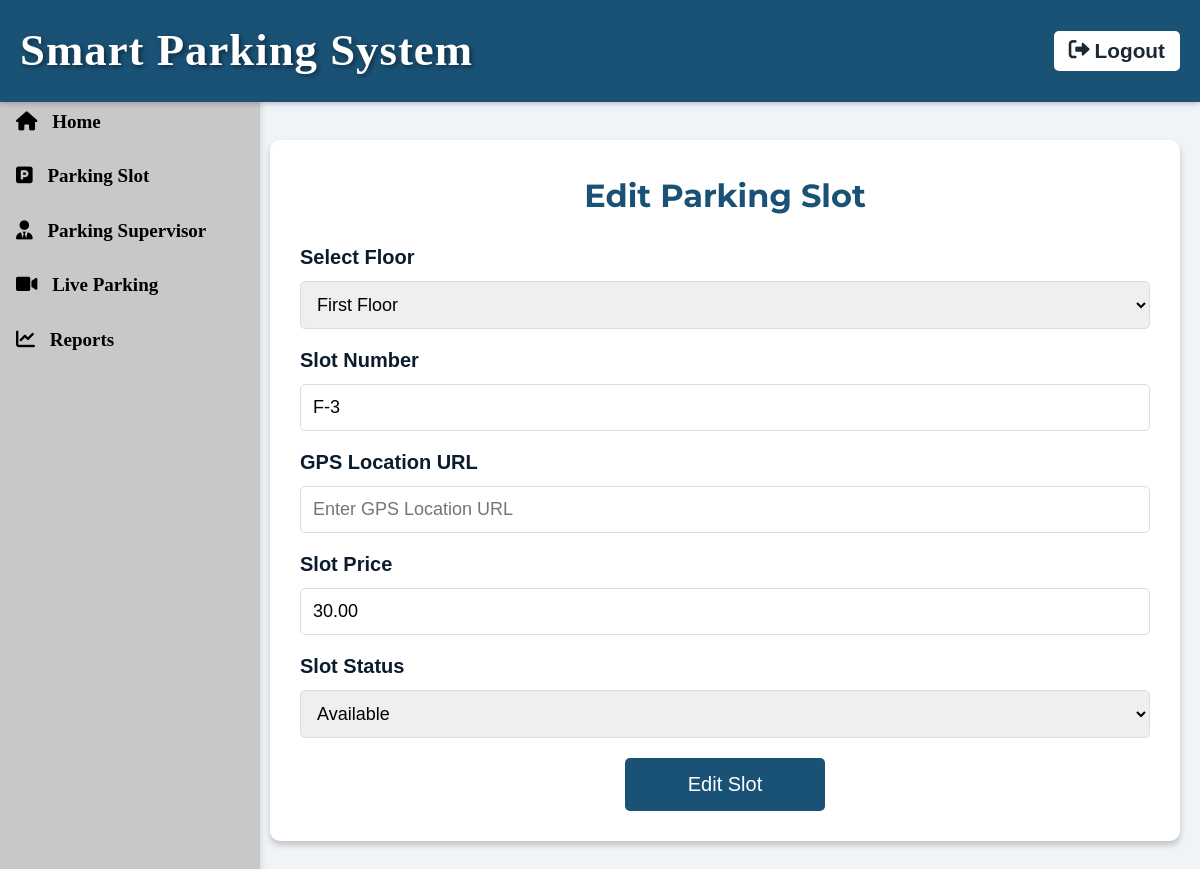
Page /edit_slot.php?slot_id=14 on the committed database.
### tables this page shows
CREATE TABLE `slots` (
  `slot_id` int(11) NOT NULL,
  `floor_id` int(11) NOT NULL,
  `slot_number` varchar(20) NOT NULL,
  `status` enum('available','booked','parked') DEFAULT 'available',
  `created_at` timestamp NOT NULL DEFAULT current_timestamp(),
  `slot_price` decimal(10,2) NOT NULL DEFAULT 30.00,
  `gps_location` varchar(255) DEFAULT NULL
);

### edit_slot.php (the view, shortened to what this page needs)
<?php
$host = 'localhost';
$dbname = 'mall';
$username = 'root';
$password = '';
try {
    $pdo = new PDO("mysql:host=$host;dbname=$dbname;charset=utf8mb4", $username, $password, [
        PDO::ATTR_ERRMODE => PDO::ERRMODE_EXCEPTION,
        PDO::ATTR_EMULATE_PREPARES => false
    ]);
} catch (PDOException $e) {
    error_log("Database Connection Error: " . $e->getMessage());
    die("Database connection failed. Please contact the system administrator.");
}
function sanitizeInput($input) {
    $input = trim($input);
    $input = stripslashes($input);
    $input = htmlspecialchars($input, ENT_QUOTES, 'UTF-8');
    return $input;
}
try {
    $floorsStmt = $pdo->query("SELECT DISTINCT floor_name FROM floors ORDER BY floor_name");
    $floors = $floorsStmt->fetchAll(PDO::FETCH_COLUMN);
} catch (PDOException $e) {
    error_log("Floors Fetch Error: " . $e->getMessage());
    $floors = [];
}
$slotDetails = null;
$slotId = isset($_GET['slot_id']) ? sanitizeInput($_GET['slot_id']) : null;
if ($slotId) {
    try {
        $slotStmt = $pdo->prepare("
            SELECT s.slot_id, f.floor_name, s.slot_number, s.gps_location, s.slot_price, s.status
            FROM slots s
            JOIN floors f ON s.floor_id = f.floor_id
            WHERE s.slot_id = ?
        ");
        $slotStmt->execute([$slotId]);
        $slotDetails = $slotStmt->fetch(PDO::FETCH_ASSOC);
    } catch (PDOException $e) {
        error_log("Slot Fetch Error: " . $e->getMessage());
        die("Error fetching slot details.");
    }
}
?>
<!DOCTYPE html>
<html lang="en">
<head>
    <link href="https://cdnjs.cloudflare.com/ajax/libs/font-awesome/6.0.0/css/all.min.css" rel="stylesheet">
</head>
<body>
    <div class="topbar">
        <div class="topbar-title">Smart Parking System</div>
        <button class="logout-btn">
            <li><a href="main.html"><i class="fas fa-sign-out-alt"></i> Logout</a></li>
        </button>
    </div>
    <div class="dashboard-container">
        <nav class="sidebar">
            <ul class="sidebar-nav">
                <li><a href="index.php"><i class="fas fa-home"></i> Home</a></li>
                <li><a href="add_slot.php"><i class="fas fa-parking"></i> Parking Slot</a></li>
                <li><a href="add_parking_supervisor.php"><i class="fas fa-user-tie"></i> Parking Supervisor</a></li>
                <li><a href="live_parking.php"><i class="fas fa-video"></i> Live Parking</a></li>
                <li><a href="report.php"><i class="fas fa-chart-line"></i> Reports</a></li>
            </ul>
        </nav>
        <div class="main-content">
            <div class="edit-slot-container">
                <?php if ($slotDetails): ?>
                <h1 style="text-align: center; margin-bottom: 20px; color: var(--primary-color);">Edit Parking Slot</h1>
                <form id="editSlotForm">
                    <div class="form-group">
                        <label for="floor">Select Floor</label>
                        <select id="floor" name="floor" required>
                            <?php
                            foreach ($floors as $floor) {
                                $selected = ($floor === $slotDetails['floor_name']) ? 'selected' : '';
                                echo "<option value='" . htmlspecialchars($floor) . "' $selected>" . htmlspecialchars($floor) . "</option>";
                            }
                            ?>
                        </select>
                    </div>
                    <div class="form-group">
                        <label for="slotNumber">Slot Number</label>
                        <input type="text" id="slotNumber" name="slot_number"
                               value="<?php echo htmlspecialchars($slotDetails['slot_number']); ?>" required>
                    </div>
                    <div class="form-group">
                        <label for="gpsLocation">GPS Location URL</label>
                        <input type="url" id="gpsLocation" name="gps_location"
                               value="<?php echo htmlspecialchars($slotDetails['gps_location'] ?? ''); ?>"
                               placeholder="Enter GPS Location URL">
                    </div>
                    <div class="form-group">
                        <label for="slotPrice">Slot Price</label>
                        <input type="number" id="slotPrice" name="slot_price"
                               value="<?php echo htmlspecialchars($slotDetails['slot_price']); ?>"
                               step="0.01" placeholder="Enter Slot Price" required>
                    </div>
                    <div class="form-group">
                        <label for="status">Slot Status</label>
                        <select id="status" name="status" required>
                            <option value="available" <?php echo ($slotDetails['status'] === 'available') ? 'selected' : ''; ?>>Available</option>
                        </select>
                    </div>
                    <button type="submit" class="edit-slot-btn">Edit Slot</button>
                </form>
                <?php else: ?>
                    <p style="text-align: center; color: red;">No slot selected for editing.</p>
                <?php endif; ?>
            </div>
        </div>
    </div>
</body>
</html>

### edit_slot.php (style rules this page uses)
:root { --primary-color: #1a5276; --secondary-color: #f0f3f7; --text-color: #0c1b2e; --sidebar-bg: #d6dbdf; }
* { margin: 0; padding: 0; box-sizing: border-box; }
body { font-family: Calibri, 'Montserrat', sans-serif; background-color: var(--secondary-color); color: var(--text-color); line-height: 1.6; font-weight: 600; font-size: 17px; }
.topbar { background-color: var(--primary-color); display: flex; justify-content: space-between; align-items: center; padding: 15px 20px; box-shadow: 0 2px 5px rgba(0,0,0,0.2); position: fixed; top: 0; left: 0; right: 0; z-index: 1000; }
.topbar-title { color: white; font-size: 2.5rem; font-weight: 700; letter-spacing: 1px; }
.topbar-title { font-family: 'Playfair Display', calibri; font-size: 2.8rem; color: #ffffff; text-shadow: 2px 2px 5px rgba(0, 0, 0, 0.5); }
.logout-btn { background-color: white; color: var(--primary-color); border: none; padding: 8px 15px; border-radius: 5px; cursor: pointer; transition: background-color 0.3s ease; }
.logout-btn li { list-style: none; }
.logout-btn li a { text-decoration: none; color: #1c2833; display: flex; align-items: center; font-weight: 700; font-size: 1.3rem; }
.logout-btn li a i { margin-right: 5px; }
.sidebar { position: fixed; top: 0; left: 0; width: 260px; height: 100%; background-color: #C8C8C8; padding-top: 20px; box-shadow: 2px 0 5px rgba(0, 0, 0, 0.1); font-family: "calibri"; margin-top: 75px; }
.sidebar a { display: block; color: black; padding: 12px 16px; text-decoration: none; font-size: 19px; }
.sidebar a i { margin-right: 10px; }
.main-content { margin-left: 250px; padding: 20px; width: calc(100% - 250px); }
.edit-slot-container { background-color: white; border-radius: 10px; box-shadow: 0 4px 6px rgba(0,0,0,0.2); padding: 30px; max-width: 1040px; margin: 120px auto; }
.edit-slot-container h1 { text-align: center; margin-bottom: 30px; color: var(--primary-color); font-size: 32px; }
.form-group { margin-bottom: 15px; }
.form-group label { display: block; margin-bottom: 8px; font-weight: bold; font-family: Calibri, sans-serif; font-size: 20px; }
.form-group select, .form-group input { width: 100%; padding: 12px; border: 1px solid #ddd; border-radius: 5px; font-family: Calibri, sans-serif; font-size: 18px; }
.edit-slot-btn { background-color: var(--primary-color); color: white; border: none; padding: 15px 30px; border-radius: 5px; cursor: pointer; transition: background-color 0.3s; font-family: Calibri, sans-serif; font-size: 20px; margin-top: 20px; width: 200px; display: block; margin-left: auto; margin-right: auto; }

### rows in the picture
slots: slot_number "F-3", slot_price "30.00", status "Available"

### other values in the picture
form field floor "First Floor"
